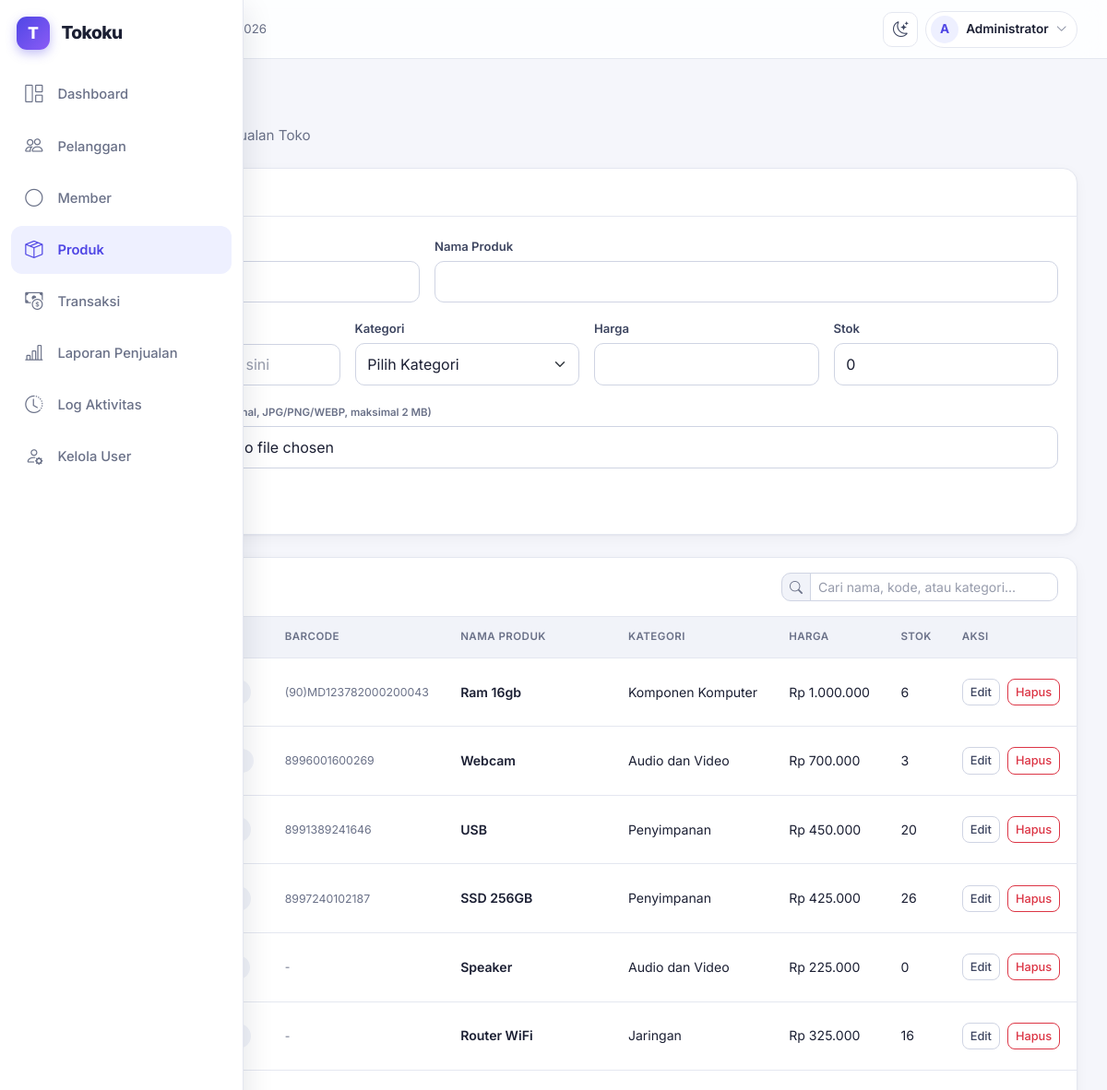
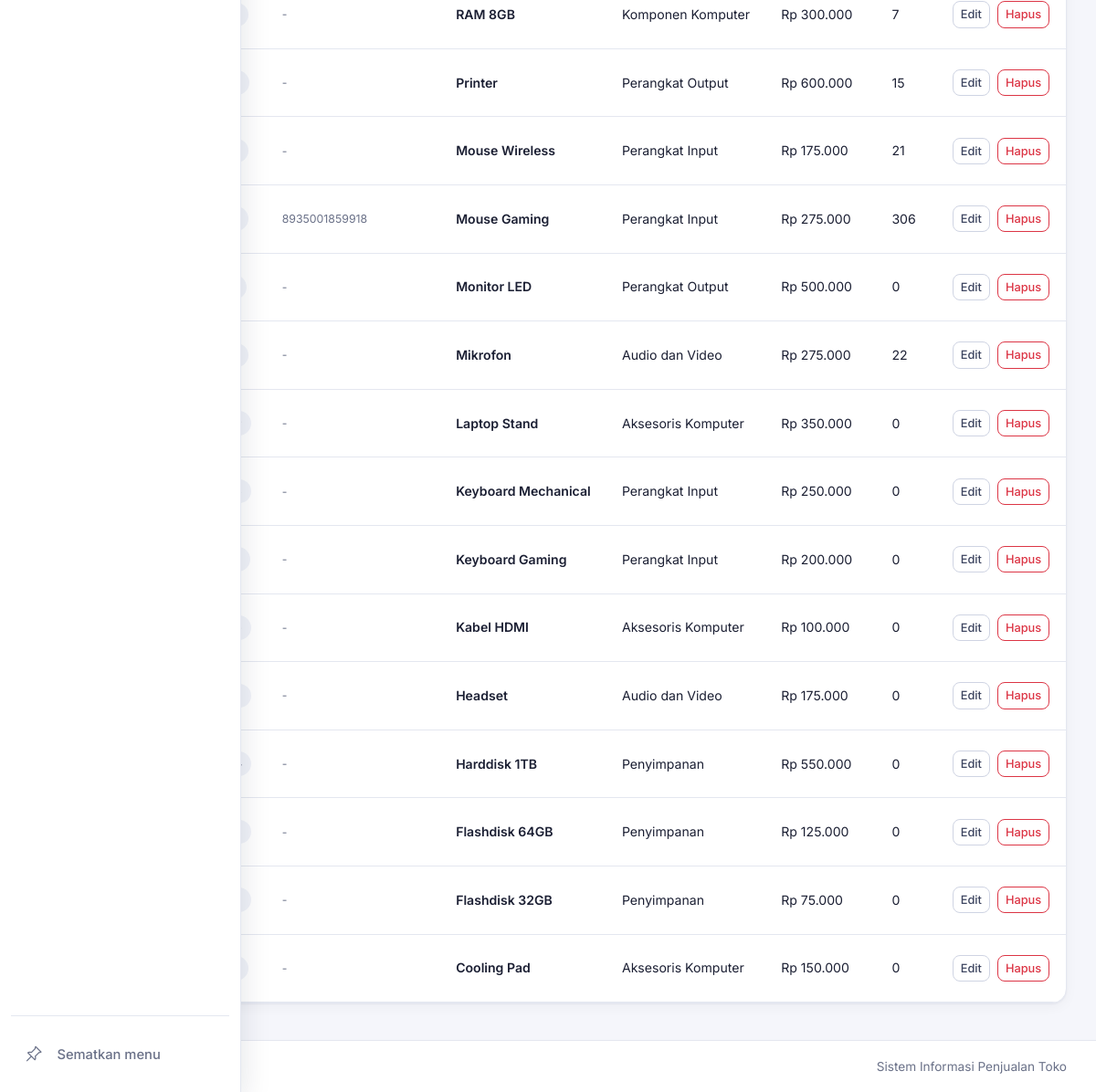
Page /tokoku/index.php?page=produk (signed in) on the committed database (2 pictures, top to bottom).
### tables this page shows
CREATE TABLE `tbl_user` (
  `id_user` int(11) NOT NULL,
  `username` varchar(30) NOT NULL,
  `password_hash` varchar(255) NOT NULL,
  `nama_lengkap` varchar(100) NOT NULL,
  `role` enum('admin','petugas','pelanggan') NOT NULL DEFAULT 'pelanggan',
  `id_pelanggan` int(11) DEFAULT NULL,
  `dibuat` timestamp NOT NULL DEFAULT current_timestamp()
);

CREATE TABLE `tbl_produk` (
  `id_produk` int(11) NOT NULL,
  `kode_produk` varchar(20) NOT NULL,
  `barcode` varchar(50) DEFAULT NULL,
  `nama_produk` varchar(100) NOT NULL,
  `id_kategori` int(11) DEFAULT NULL,
  `harga` decimal(12,2) NOT NULL,
  `stok` int(11) NOT NULL DEFAULT 0,
  `gambar` varchar(64) DEFAULT NULL
);

CREATE TABLE `tbl_kategori` (
  `id_kategori` int(11) NOT NULL,
  `nama_kategori` varchar(100) NOT NULL
);

### tokoku/index.php (called while the page is built, shortened)
<?php
require_once __DIR__ . '/config/database.php';
require_once __DIR__ . '/includes/functions.php';
require_once __DIR__ . '/includes/auth.php';
require_login($pdo);
$user = user_login();
$pages = array_intersect_key(
    semua_halaman(),
    array_flip(izin_halaman($user['role']))
);
$page = $_GET['page'] ?? '';
require_once __DIR__ . '/includes/header.php';
require __DIR__ . '/pages/' . $page . '.php';
require_once __DIR__ . '/includes/footer.php';

### tokoku/includes/functions.php (called while the page is built, shortened)
<?php
function e($value)
{
    return htmlspecialchars((string) $value, ENT_QUOTES, 'UTF-8');
}
function rupiah($angka)
{
    return 'Rp ' . number_format((float) $angka, 0, ',', '.');
}

### tokoku/includes/auth.php (called while the page is built, shortened)
<?php
function semua_halaman()
{
    return [
        'dashboard' => 'Dashboard',
        'petugas' => 'Dashboard',
        'pelanggan' => 'Pelanggan',
        'member' => 'Member',
        'produk' => 'Produk',
        'transaksi' => 'Transaksi',
        'laporan' => 'Laporan Penjualan',
        'log' => 'Log Aktivitas',
        'belanja' => 'Belanja',
        'riwayat' => 'Riwayat Belanja',
        'user' => 'Kelola User'
    ];
}
function izin_halaman($role)
{
    $izin = [
        'admin' => ['dashboard', 'pelanggan', 'member', 'produk', 'transaksi', 'laporan', 'log', 'user'],
        'petugas' => ['petugas', 'transaksi', 'member', 'laporan'],
        'pelanggan' => ['belanja', 'riwayat']
    ];
    return $izin[$role] ?? [];
}
function user_login()
{
    return $_SESSION['user'] ?? null;
}
function require_login(PDO $pdo)
{
    $id = $_SESSION['user']['id_user'] ?? 0;
    $stmt = $pdo->prepare("
        SELECT id_user, username, nama_lengkap, role, id_pelanggan
        FROM tbl_user
        WHERE id_user = ?
    ");
    $stmt->execute([$id]);
}

### tokoku/pages/produk.php (the view, shortened to what this page needs)
<?php
$edit = null;
$data = $pdo->query("
    SELECT
        p.*,
        k.nama_kategori
    FROM tbl_produk p
    LEFT JOIN tbl_kategori k
        ON p.id_kategori = k.id_kategori
    ORDER BY p.id_produk DESC
")->fetchAll();
?>
<div class="content-card mb-4">
    <div class="content-card-header">
        <h5 class="fw-bold mb-0">
        </h5>
    </div>
    <div class="content-card-body">
        <form action="actions.php" method="POST" enctype="multipart/form-data">
            <div class="row g-3">
                <div class="col-md-4">
                    <label class="form-label">Kode Produk</label>
                    <input type="text"
                           name="kode_produk"
                           class="form-control"
                           value="<?= e($edit['kode_produk'] ?? '') ?>"
                           required>
                </div>
                <div class="col-md-8">
                    <label class="form-label">Nama Produk</label>
                    <input type="text"
                           name="nama_produk"
                           class="form-control"
                           value="<?= e($edit['nama_produk'] ?? '') ?>"
                           required>
                </div>
                <div class="col-md-3">
                    <label class="form-label" for="input-barcode">
                        <span class="text-secondary small">(opsional)</span>
                    </label>
                </div>
                <div class="col-md-3">
                    <label class="form-label">Kategori</label>
                    <select name="id_kategori" class="form-select">
                        <option value="">Pilih Kategori</option>
                    </select>
                </div>
                <div class="col-md-3">
                    <label class="form-label">Harga</label>
                    <input type="number"
                           name="harga"
                           class="form-control"
                           min="0"
                           step="0.01"
                           value="<?= e($edit['harga'] ?? '') ?>"
                           required>
                </div>
                <div class="col-md-3">
                    <label class="form-label">Stok</label>
                    <input type="number"
                           name="stok"
                           class="form-control"
                           min="0"
                           value="<?= e($edit['stok'] ?? '0') ?>"
                           required>
                </div>
                <div class="col-12">
                    <label class="form-label" for="input-gambar">
                        <span class="text-secondary small">
                            (opsional, JPG/PNG/WEBP, maksimal 2 MB)
                        </span>
                    </label>
                    <div class="d-flex align-items-center gap-3 flex-wrap">
                        <div class="flex-grow-1" style="min-width: 220px;">
                            <input type="file"
                                   id="input-gambar"
                                   name="gambar"
                                   class="form-control"
                                   accept="image/jpeg,image/png,image/webp">
                        </div>
                    </div>
                </div>
            </div>
            <div class="mt-3 d-flex gap-2">
                <button class="btn btn-dark">
                </button>
            </div>
        </form>
    </div>
</div>
<div class="content-card">
    <div class="content-card-header">
        <h5 class="fw-bold mb-0">Daftar Produk</h5>
    </div>
    <div class="table-responsive">
        <table class="table table-hover align-middle mb-0">
            <thead>
                <tr>
                    <th style="width: 70px;">Gambar</th>
                    <th>Kode</th>
                    <th>Barcode</th>
                    <th>Nama Produk</th>
                    <th>Kategori</th>
                    <th>Harga</th>
                    <th>Stok</th>
                    <th>Aksi</th>
                </tr>
            </thead>
            <tbody>
                <?php foreach ($data as $row): ?>
                    <tr>
                        <td>
                        </td>
                        <td>
                            <span class="badge-soft">
                            </span>
                        </td>
                        <td class="small text-secondary">
                            <?= e($row['barcode'] ?: '-') ?>
                        </td>
                        <td class="fw-semibold">
                            <?= e($row['nama_produk']) ?>
                        </td>
                        <td>
                            <?= e($row['nama_kategori'] ?? '-') ?>
                        </td>
                        <td><?= rupiah($row['harga']) ?></td>
                        <td><?= e($row['stok']) ?></td>
                        <td>
                            <div class="d-flex gap-2">
                                <a href="index.php?page=produk&edit=<?= e($row['id_produk']) ?>"
                                   class="btn btn-sm btn-outline-dark">
                                    Edit
                                </a>
                                <form action="actions.php"
                                      method="POST"
                                      onsubmit="return confirm('Yakin ingin menghapus produk ini?')">
                                    <button class="btn btn-sm btn-outline-danger">
                                        Hapus
                                    </button>
                                </form>
                            </div>
                        </td>
                    </tr>
                <?php endforeach; ?>
            </tbody>
        </table>
    </div>
</div>

### tokoku/includes/header.php (shortened to what this page needs)
<?php
$ikonMenu = [
    'dashboard' => 'bi-grid-1x2',
    'petugas' => 'bi-grid-1x2',
    'pelanggan' => 'bi-people',
    'produk' => 'bi-box-seam',
    'transaksi' => 'bi-cash-coin',
    'laporan' => 'bi-bar-chart-line',
    'log' => 'bi-clock-history',
    'belanja' => 'bi-bag',
    'riwayat' => 'bi-receipt',
    'user' => 'bi-person-gear'
];
$inisial = mb_strtoupper(mb_substr(trim($user['nama_lengkap'] ?? ''), 0, 1));
$inisial = $inisial !== '' ? $inisial : '?';
$namaHari = ['Minggu', 'Senin', 'Selasa', 'Rabu', 'Kamis', 'Jumat', 'Sabtu'];
$namaBulan = [
    1 => 'Januari', 'Februari', 'Maret', 'April', 'Mei', 'Juni',
    'Juli', 'Agustus', 'September', 'Oktober', 'November', 'Desember'
];
$tanggalHariIni = $namaHari[(int) date('w')] . ', '
    . date('j') . ' ' . $namaBulan[(int) date('n')] . ' ' . date('Y');
?>
<!DOCTYPE html>
<html lang="id" data-bs-theme="light">
<head>
    <link href="https://cdn.jsdelivr.net/npm/bootstrap@5.3.3/dist/css/bootstrap.min.css" rel="stylesheet">
    <link href="https://cdn.jsdelivr.net/npm/bootstrap-icons@1.11.3/font/bootstrap-icons.min.css" rel="stylesheet">
    <link rel="stylesheet" href="assets/css/style.css">
</head>
<body data-page="<?= e($page) ?>">
<div class="app-shell">
    <aside class="sidebar" id="sidebar" aria-label="Menu utama">
        <a class="sidebar-brand" href="index.php">
            <span class="brand-icon">T</span>
            <span class="label">Tokoku</span>
        </a>
        <nav class="sidebar-nav">
            <?php foreach ($pages as $key => $label): ?>
                <a class="sidebar-link <?= $page === $key ? 'active' : '' ?>"
                   href="index.php?page=<?= e($key) ?>"
                   title="<?= e($label) ?>"
                   <?= $page === $key ? 'aria-current="page"' : '' ?>>
                    <i class="bi <?= e($ikonMenu[$key] ?? 'bi-circle') ?>"></i>
                    <span class="label"><?= e($label) ?></span>
                </a>
            <?php endforeach; ?>
        </nav>
        <div class="sidebar-foot d-none d-lg-block">
            <button type="button"
                    class="sidebar-link"
                    data-sidebar-pin
                    aria-pressed="false">
                <i class="bi bi-pin-angle ikon-pin-off"></i>
                <span class="label">
                    <span class="teks-pin-off">Sematkan menu</span>
                </span>
            </button>
        </div>
    </aside>
    <div class="app-content">
        <header class="topbar">
            <span class="text-secondary small d-none d-lg-inline">
                <i class="bi bi-calendar3 me-1"></i><?= e($tanggalHariIni) ?>
            </span>
            <div class="ms-auto d-flex align-items-center gap-2">
                <button type="button"
                        class="btn-ikon"
                        data-tema-toggle
                        aria-label="Ganti tema"
                        title="Ganti tema">
                    <i class="bi bi-moon-stars ikon-gelap"></i>
                </button>
                <div class="dropdown">
                    <button type="button"
                            class="btn-user"
                            data-bs-toggle="dropdown"
                            aria-expanded="false"
                            aria-label="Menu akun">
                        <span class="avatar"><?= e($inisial) ?></span>
                        <span class="d-none d-sm-inline"><?= e($user['nama_lengkap']) ?></span>
                        <i class="bi bi-chevron-down small text-secondary"></i>
                    </button>
                </div>
            </div>
        </header>
        <main class="app-main">
            <div class="page-header mb-4">
                <h3 class="fw-bold mb-1"><?= e($pageTitle) ?></h3>
                <p class="text-secondary mb-0">
                    Sistem Informasi Penjualan Toko
                </p>
            </div>

### rows in the picture
tbl_user: role "Dashboard", role "Pelanggan", role "Member", role "Produk", role "Transaksi", role "Laporan Penjualan", role "Log Aktivitas", role "Kelola User", nama_lengkap "A", nama_lengkap "Administrator"
tbl_produk: barcode "(90)MD123782000200043", nama_produk "Ram 16gb", id_kategori.nama_kategori "Komponen Komputer", harga "Rp 1.000.000", stok "6"
tbl_produk: barcode "8996001600269", nama_produk "Webcam", id_kategori.nama_kategori "Audio dan Video", harga "Rp 700.000", stok "3"
tbl_produk: barcode "8991389241646", nama_produk "USB", id_kategori.nama_kategori "Penyimpanan", harga "Rp 450.000", stok "20"
tbl_produk: barcode "8997240102187", nama_produk "SSD 256GB", id_kategori.nama_kategori "Penyimpanan", harga "Rp 425.000", stok "26"
tbl_produk: barcode "-", nama_produk "Speaker", id_kategori.nama_kategori "Audio dan Video", harga "Rp 225.000", stok "0"
tbl_produk: barcode "-", nama_produk "Router WiFi", id_kategori.nama_kategori "Jaringan", harga "Rp 325.000", stok "16"
tbl_produk: barcode "-", nama_produk "RAM 8GB", id_kategori.nama_kategori "Komponen Komputer", harga "Rp 300.000", stok "7"
tbl_produk: barcode "-", nama_produk "Printer", id_kategori.nama_kategori "Perangkat Output", harga "Rp 600.000", stok "15"
tbl_produk: barcode "-", nama_produk "Mouse Wireless", id_kategori.nama_kategori "Perangkat Input", harga "Rp 175.000", stok "21"
tbl_produk: barcode "8935001859918", nama_produk "Mouse Gaming", id_kategori.nama_kategori "Perangkat Input", harga "Rp 275.000", stok "306"
tbl_produk: barcode "-", nama_produk "Monitor LED", id_kategori.nama_kategori "Perangkat Output", harga "Rp 500.000", stok "0"
tbl_produk: barcode "-", nama_produk "Mikrofon", id_kategori.nama_kategori "Audio dan Video", harga "Rp 275.000", stok "22"
tbl_produk: barcode "-", nama_produk "Laptop Stand", id_kategori.nama_kategori "Aksesoris Komputer", harga "Rp 350.000", stok "0"
tbl_produk: barcode "-", nama_produk "Keyboard Mechanical", id_kategori.nama_kategori "Perangkat Input", harga "Rp 250.000", stok "0"
tbl_produk: barcode "-", nama_produk "Keyboard Gaming", id_kategori.nama_kategori "Perangkat Input", harga "Rp 200.000", stok "0"
tbl_produk: barcode "-", nama_produk "Kabel HDMI", id_kategori.nama_kategori "Aksesoris Komputer", harga "Rp 100.000", stok "0"
tbl_produk: barcode "-", nama_produk "Headset", id_kategori.nama_kategori "Audio dan Video", harga "Rp 175.000", stok "0"
tbl_produk: barcode "-", nama_produk "Harddisk 1TB", id_kategori.nama_kategori "Penyimpanan", harga "Rp 550.000", stok "0"
tbl_produk: barcode "-", nama_produk "Flashdisk 64GB", id_kategori.nama_kategori "Penyimpanan", harga "Rp 125.000", stok "0"
tbl_produk: barcode "-", nama_produk "Flashdisk 32GB", id_kategori.nama_kategori "Penyimpanan", harga "Rp 75.000", stok "0"
tbl_produk: barcode "-", nama_produk "Cooling Pad", id_kategori.nama_kategori "Aksesoris Komputer", harga "Rp 150.000", stok "0"
